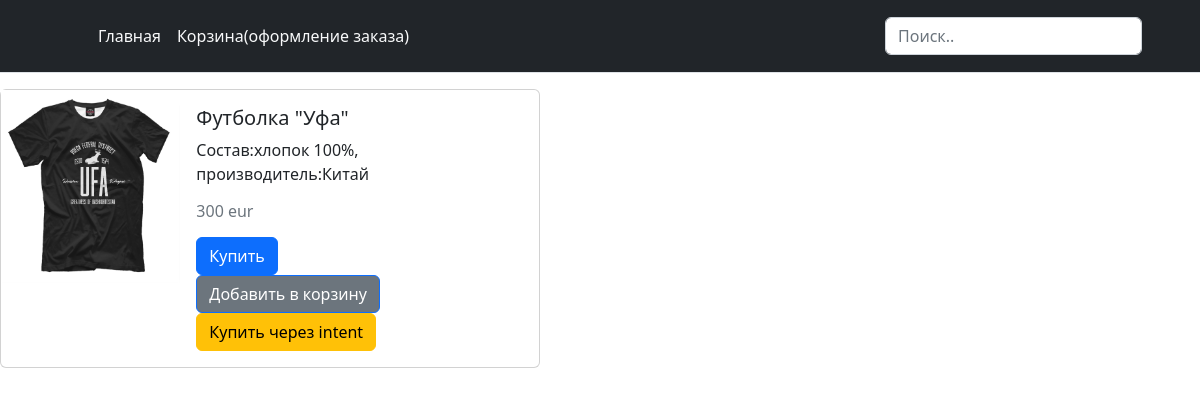
Screenshot of /item/4 with the database file from the repository.
### items/models.py (models this page shows, shortened)
class Items(models.Model):
    class CurrencyChoice(models.TextChoices):
        rub = 'rub',
        usd = 'usd',
        eur = 'eur',
    name = models.CharField(max_length=100, verbose_name='Наименование')
    description = models.CharField(max_length=255, verbose_name='Описание')
    price = models.IntegerField(verbose_name='Цена')
    img = models.ImageField(upload_to='img/', verbose_name='Изображение', null=True, blank=True)
    currency = models.CharField(max_length=255, choices=CurrencyChoice.choices, default=CurrencyChoice.rub)

### apiV1/views.py (the view)
# urls.py: path('item/<int:pk>', ItemRetrieveApiView.as_view(), name='item'),
class ItemRetrieveApiView(RetrieveAPIView):
    queryset = Items.objects.all()
    serializer_class = ItemsSerializer
    renderer_classes = [TemplateHTMLRenderer]
    def get(self, request, *args, **kwargs):
        self.object = self.get_object()
        return Response({'item': self.object}, template_name='item_template.html')

### templates/item_template.html (shortened to what this page needs)
{% extends '_base.html'%}
{% block content%}
<form method="GET" action="/buy/{{item.pk}}">
    <div class="card mb-3" style="max-width: 540px;">
      <div class="row g-0">
        <div class="col-md-4">
          <img src="{{item.img.url}}"  alt="Изображение"  width="100%">
        </div>
        <div class="col-md-8">
          <div class="card-body">
            <h5 class="card-title">{{item.name}}</h5>
            <p class="card-text">{{item.description}}</p>
            <p class="card-text"><h6 class="text-muted">{{item.price}} {{item.currency}}</h6></p>
              <button type="submit" class="btn btn-primary bg-primary">Купить</button>
            </form>
            <form action="{% url 'cart:cart_add' item.id %}" method="post">
                        <button type="submit" class="btn btn-primary bg-secondary">Добавить в корзину</button>
              </form>
            <form action="{% url 'buy_item_intent' item.id %}" method="get">
                        <button type="submit" class="btn btn-warning ">Купить через intent</button>
              </form>
{% endblock content %}

### rows the page displays
Items: img (picture), name "Футболка \"Уфа\"", description "Состав:хлопок 100%, производитель:Китай", price "300", currency "eur"
